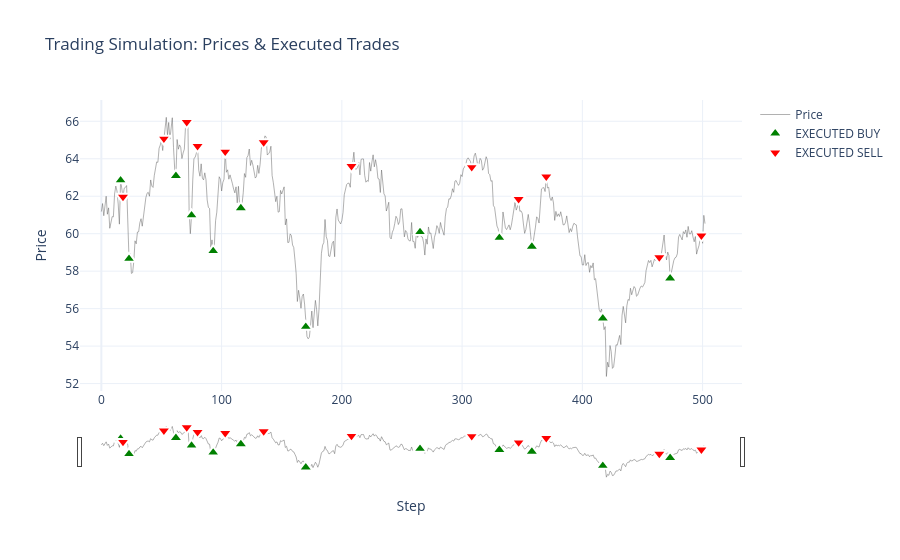

Write notebook code for a chart like this one.
### Code cell
import plotly.graph_objects as go

# Сначала запускаем расчет
final_val, count = cache, trades_count

# Создаем график
fig = go.Figure()

# 1. Линия цены
fig.add_trace(go.Scatter(
    x=np.arange(len(test_prices)),
    y=test_prices,
    mode='lines',
    name='Price',
    line=dict(color='rgba(100, 100, 100, 0.5)', width=1)
))

# 2. Точки покупки (Buy)
buy_points = np.where(executed_actions == 'b')[0]
fig.add_trace(go.Scatter(
    x=buy_points,
    y=test_prices[buy_points],
    mode='markers',
    name='EXECUTED BUY',
    marker=dict(color='green', size=12, symbol='triangle-up', line=dict(width=2, color='white'))
))

# 3. Точки продажи (Sell)
sell_points = np.where(executed_actions == 's')[0]
fig.add_trace(go.Scatter(
    x=sell_points,
    y=test_prices[sell_points],
    mode='markers',
    name='EXECUTED SELL',
    marker=dict(color='red', size=12, symbol='triangle-down', line=dict(width=2, color='white'))
))

# Настройка интерфейса
fig.update_layout(
    title='Trading Simulation: Prices & Executed Trades',
    xaxis_title='Step',
    yaxis_title='Price',
    template='plotly_white',
    hovermode='x',
    xaxis=dict(rangeslider=dict(visible=True)) # Слайдер для зума
)

fig.show()

### Figure 1 — Plotly figure (JSON) as saved in the notebook; plotly's stock layout.template omitted (floating-point values rounded to 4 significant figures; data arrays with more than 128 entries replaced by an {"elided": "..."} marker saying what was removed)
{"data": [{"line": {"color": "rgba(100, 100, 100, 0.5)", "width": 1}, "mode": "lines", "name": "Price", "type": "scatter", "x": {"elided": "503 int values"}, "y": {"elided": "503 float values"}}, {"marker": {"color": "green", "line": {"color": "white", "width": 2}, "size": 12, "symbol": "triangle-up"}, "mode": "markers", "name": "EXECUTED BUY", "type": "scatter", "x": [16, 23, 62, 75, 93, 116, 170, 265, 331, 358, 417, 473], "y": [62.85, 58.66, 63.08, 60.98, 59.07, 61.36, 55.03, 60.09, 59.78, 59.31, 55.48, 57.61]}, {"marker": {"color": "red", "line": {"color": "white", "width": 2}, "size": 12, "symbol": "triangle-down"}, "mode": "markers", "name": "EXECUTED SELL", "type": "scatter", "x": [18, 52, 71, 80, 103, 135, 208, 308, 347, 370, 464, 499], "y": [61.97, 65.07, 65.96, 64.68, 64.38, 64.88, 63.61, 63.55, 61.85, 63.05, 58.74, 59.9]}], "layout": {"hovermode": "x", "title": {"text": "Trading Simulation: Prices & Executed Trades"}, "xaxis": {"rangeslider": {"visible": true}, "title": {"text": "Step"}}, "yaxis": {"title": {"text": "Price"}}}}
